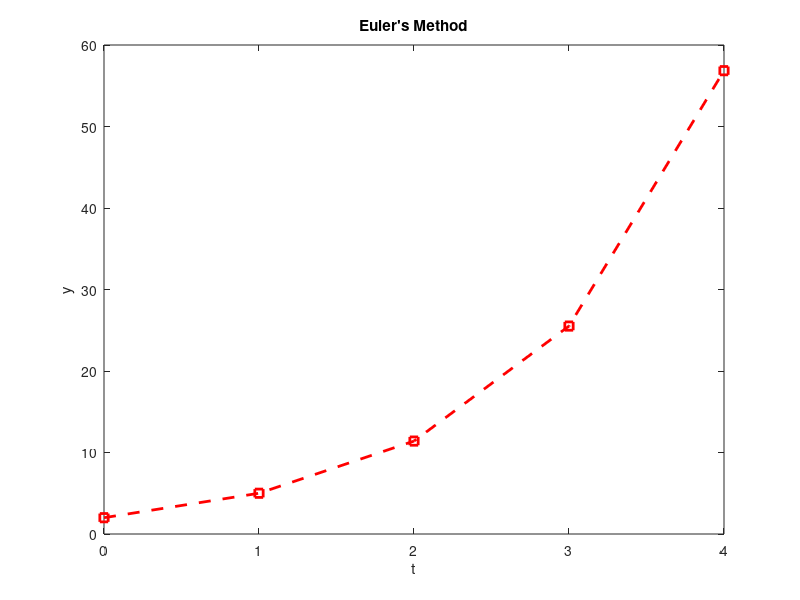

The MATLAB script that drew this image:
clc
close all
clear all

% y' = 4e^(0.8t) - 0.5y, y(0) = 2, h = 1, t = 0 to 4

h = 1;
t = 0;
y = 2;

fprintf(' t \t y_euler\n');

fprintf(' %d \t %.5f\n', t, y);

t_vals = t;
y_vals = y;

for t = 0:h:3
    y = y + (4*exp(0.8*t) - 0.5*y) * h;
    t_vals = [t_vals, t+h];
    y_vals = [y_vals, y];
    fprintf(' %d \t %.5f\n', t+h, y);
end

plot(t_vals, y_vals, 'r--s', 'LineWidth', 2);
xlabel('t');
ylabel('y');
title("Euler's Method");
